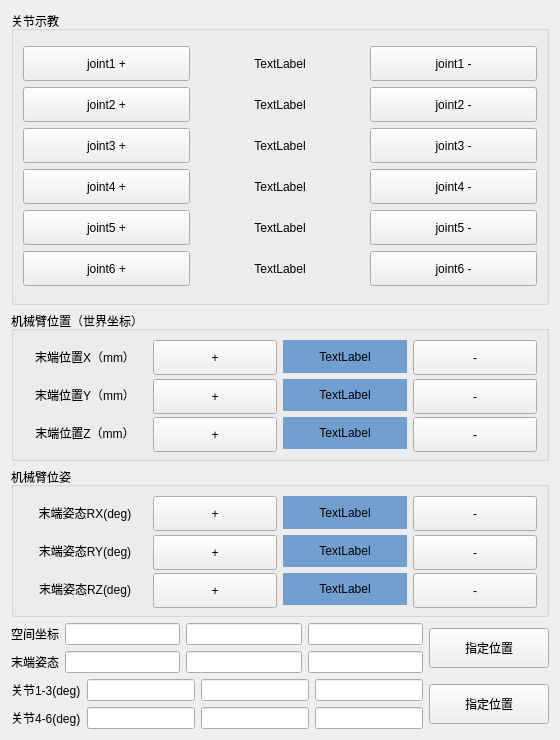
      <widget class="QWidget" name="JointCon">
       <property name="minimumSize">
        <size>
         <width>0</width>
         <height>740</height>
        </size>
       </property>
       <layout class="QVBoxLayout" name="verticalLayout_2">
        <item>
         <widget class="QGroupBox" name="groupBox_3">
          <property name="maximumSize">
           <size>
            <width>16777215</width>
            <height>300</height>
           </size>
          </property>
          <property name="title">
           <string>关节示教</string>
          </property>
          <layout class="QGridLayout" name="gridLayout_19">
           <item row="0" column="0">
            <layout class="QGridLayout" name="gridLayout_16">
             <item row="1" column="2">
              <widget class="QPushButton" name="joint2TeachDes">
               <property name="minimumSize">
                <size>
                 <width>0</width>
                 <height>35</height>
                </size>
               </property>
               <property name="text">
                <string>joint2 -</string>
               </property>
               <property name="autoRepeatDelay">
                <number>30</number>
               </property>
               <property name="autoRepeatInterval">
                <number>50</number>
               </property>
              </widget>
             </item>
             <item row="5" column="1">
              <widget class="QLabel" name="joint6INFO">
               <property name="text">
                <string>TextLabel</string>
               </property>
               <property name="alignment">
                <set>Qt::AlignCenter</set>
               </property>
              </widget>
             </item>
             <item row="2" column="0">
              <widget class="QPushButton" name="joint3TeachInc">
               <property name="minimumSize">
                <size>
                 <width>0</width>
                 <height>35</height>
                </size>
               </property>
               <property name="text">
                <string>joint3 +</string>
               </property>
               <property name="autoRepeatDelay">
                <number>30</number>
               </property>
               <property name="autoRepeatInterval">
                <number>50</number>
               </property>
              </widget>
             </item>
             <item row="2" column="1">
              <widget class="QLabel" name="joint3INFO">
               <property name="text">
                <string>TextLabel</string>
               </property>
               <property name="alignment">
                <set>Qt::AlignCenter</set>
               </property>
              </widget>
             </item>
             <item row="4" column="0">
              <widget class="QPushButton" name="joint5TeachInc">
               <property name="minimumSize">
                <size>
                 <width>0</width>
                 <height>35</height>
                </size>
               </property>
               <property name="text">
                <string>joint5 +</string>
               </property>
               <property name="autoRepeatDelay">
                <number>30</number>
               </property>
               <property name="autoRepeatInterval">
                <number>50</number>
               </property>
              </widget>
             </item>
             <item row="0" column="2">
              <widget class="QPushButton" name="joint1TeachDes">
               <property name="minimumSize">
                <size>
                 <width>0</width>
                 <height>35</height>
                </size>
               </property>
               <property name="text">
                <string>joint1 -</string>
               </property>
               <property name="autoRepeatDelay">
                <number>30</number>
               </property>
               <property name="autoRepeatInterval">
                <number>50</number>
               </property>
              </widget>
             </item>
             <item row="2" column="2">
              <widget class="QPushButton" name="joint3TeachDes">
               <property name="minimumSize">
                <size>
                 <width>0</width>
                 <height>35</height>
                </size>
               </property>
               <property name="text">
                <string>joint3 -</string>
               </property>
               <property name="autoRepeatDelay">
                <number>30</number>
               </property>
               <property name="autoRepeatInterval">
                <number>50</number>
               </property>
              </widget>
             </item>
             <item row="3" column="1">
              <widget class="QLabel" name="joint4INFO">
               <property name="text">
                <string>TextLabel</string>
               </property>
               <property name="alignment">
                <set>Qt::AlignCenter</set>
               </property>
              </widget>
             </item>
             <item row="3" column="2">
              <widget class="QPushButton" name="joint4TeachDes">
               <property name="minimumSize">
                <size>
                 <width>0</width>
                 <height>35</height>
                </size>
               </property>
               <property name="text">
                <string>joint4 -</string>
               </property>
               <property name="autoRepeatDelay">
                <number>30</number>
               </property>
               <property name="autoRepeatInterval">
                <number>50</number>
               </property>
              </widget>
             </item>
             <item row="1" column="1">
              <widget class="QLabel" name="joint2INFO">
               <property name="text">
                <string>TextLabel</string>
               </property>
               <property name="alignment">
                <set>Qt::AlignCenter</set>
               </property>
              </widget>
             </item>
             <item row="4" column="2">
              <widget class="QPushButton" name="joint5TeachDes">
               <property name="minimumSize">
                <size>
                 <width>0</width>
                 <height>35</height>
                </size>
               </property>
               <property name="text">
                <string>joint5 -</string>
               </property>
               <property name="autoRepeatDelay">
                <number>30</number>
               </property>
               <property name="autoRepeatInterval">
                <number>50</number>
               </property>
              </widget>
             </item>
             <item row="0" column="0">
              <widget class="QPushButton" name="joint1TeachInc">
               <property name="minimumSize">
                <size>
                 <width>0</width>
                 <height>35</height>
                </size>
               </property>
               <property name="text">
                <string>joint1 +</string>
               </property>
               <property name="autoRepeatDelay">
                <number>30</number>
               </property>
               <property name="autoRepeatInterval">
                <number>50</number>
               </property>
              </widget>
             </item>
             <item row="1" column="0">
              <widget class="QPushButton" name="joint2TeachInc">
               <property name="minimumSize">
                <size>
                 <width>0</width>
                 <height>35</height>
                </size>
               </property>
               <property name="text">
                <string>joint2 +</string>
               </property>
               <property name="autoRepeatDelay">
                <number>30</number>
               </property>
               <property name="autoRepeatInterval">
                <number>50</number>
               </property>
              </widget>
             </item>
             <item row="5" column="0">
              <widget class="QPushButton" name="joint6TeachInc">
               <property name="minimumSize">
                <size>
                 <width>0</width>
                 <height>35</height>
                </size>
               </property>
               <property name="text">
                <string>joint6 +</string>
               </property>
               <property name="autoRepeatDelay">
                <number>30</number>
               </property>
               <property name="autoRepeatInterval">
                <number>50</number>
               </property>
              </widget>
             </item>
             <item row="4" column="1">
              <widget class="QLabel" name="joint5INFO">
               <property name="text">
                <string>TextLabel</string>
               </property>
               <property name="alignment">
                <set>Qt::AlignCenter</set>
               </property>
              </widget>
             </item>
             <item row="3" column="0">
              <widget class="QPushButton" name="joint4TeachInc">
               <property name="minimumSize">
                <size>
                 <width>0</width>
                 <height>35</height>
                </size>
               </property>
               <property name="text">
                <string>joint4 +</string>
               </property>
               <property name="autoRepeatDelay">
                <number>30</number>
               </property>
               <property name="autoRepeatInterval">
                <number>50</number>
               </property>
              </widget>
             </item>
             <item row="5" column="2">
              <widget class="QPushButton" name="joint6TeachDes">
               <property name="minimumSize">
                <size>
                 <width>0</width>
                 <height>35</height>
                </size>
               </property>
               <property name="text">
                <string>joint6 -</string>
               </property>
               <property name="autoRepeatDelay">
                <number>30</number>
               </property>
               <property name="autoRepeatInterval">
                <number>50</number>
               </property>
              </widget>
             </item>
             <item row="0" column="1">
              <widget class="QLabel" name="joint1INFO">
               <property name="text">
                <string>TextLabel</string>
               </property>
               <property name="alignment">
                <set>Qt::AlignCenter</set>
               </property>
              </widget>
             </item>
            </layout>
           </item>
          </layout>
         </widget>
        </item>
        <item>
         <widget class="QGroupBox" name="PositionBox">
          <property name="maximumSize">
           <size>
            <width>16777215</width>
            <height>150</height>
           </size>
          </property>
          <property name="title">
           <string>机械臂位置（世界坐标）</string>
          </property>
          <layout class="QGridLayout" name="gridLayout_7">
           <item row="0" column="0">
            <widget class="QLabel" name="label_208">
             <property name="text">
              <string>末端位置X（mm）</string>
             </property>
             <property name="alignment">
              <set>Qt::AlignCenter</set>
             </property>
            </widget>
           </item>
           <item row="0" column="1">
            <widget class="QPushButton" name="pos_x_inc">
             <property name="sizePolicy">
              <sizepolicy hsizetype="Preferred" vsizetype="Preferred">
               <horstretch>0</horstretch>
               <verstretch>0</verstretch>
              </sizepolicy>
             </property>
             <property name="minimumSize">
              <size>
               <width>0</width>
               <height>35</height>
              </size>
             </property>
             <property name="text">
              <string>+</string>
             </property>
             <property name="autoRepeat">
              <bool>true</bool>
             </property>
             <property name="autoRepeatDelay">
              <number>30</number>
             </property>
             <property name="autoRepeatInterval">
              <number>50</number>
             </property>
            </widget>
           </item>
           <item row="0" column="2">
            <widget class="QLabel" name="x_data">
             <property name="minimumSize">
              <size>
               <width>80</width>
               <height>0</height>
              </size>
             </property>
             <property name="styleSheet">
              <string notr="true">background-color: rgb(114, 159, 207);</string>
             </property>
             <property name="text">
              <string>TextLabel</string>
             </property>
             <property name="alignment">
              <set>Qt::AlignCenter</set>
             </property>
            </widget>
           </item>
           <item row="0" column="3">
            <widget class="QPushButton" name="pos_x_des">
             <property name="sizePolicy">
              <sizepolicy hsizetype="Preferred" vsizetype="Preferred">
               <horstretch>0</horstretch>
               <verstretch>0</verstretch>
              </sizepolicy>
             </property>
             <property name="minimumSize">
              <size>
               <width>0</width>
               <height>35</height>
              </size>
             </property>
             <property name="text">
              <string>-</string>
             </property>
             <property name="autoRepeat">
              <bool>true</bool>
             </property>
             <property name="autoRepeatDelay">
              <number>30</number>
             </property>
             <property name="autoRepeatInterval">
              <number>50</number>
             </property>
            </widget>
           </item>
           <item row="1" column="0">
            <widget class="QLabel" name="label_209">
             <property name="text">
              <string>末端位置Y（mm）</string>
             </property>
             <property name="alignment">
              <set>Qt::AlignCenter</set>
             </property>
            </widget>
           </item>
           <item row="1" column="1">
            <widget class="QPushButton" name="pos_y_inc">
             <property name="sizePolicy">
              <sizepolicy hsizetype="Preferred" vsizetype="Preferred">
               <horstretch>0</horstretch>
               <verstretch>0</verstretch>
              </sizepolicy>
             </property>
             <property name="minimumSize">
              <size>
               <width>0</width>
               <height>35</height>
              </size>
             </property>
             <property name="text">
              <string>+</string>
             </property>
             <property name="autoRepeat">
              <bool>true</bool>
             </property>
             <property name="autoRepeatDelay">
              <number>30</number>
             </property>
             <property name="autoRepeatInterval">
              <number>50</number>
             </property>
            </widget>
           </item>
           <item row="1" column="2">
            <widget class="QLabel" name="y_data">
             <property name="styleSheet">
              <string notr="true">background-color: rgb(114, 159, 207);</string>
             </property>
             <property name="text">
              <string>TextLabel</string>
             </property>
             <property name="alignment">
              <set>Qt::AlignCenter</set>
             </property>
            </widget>
           </item>
           <item row="1" column="3">
            <widget class="QPushButton" name="pos_y_des">
             <property name="sizePolicy">
              <sizepolicy hsizetype="Preferred" vsizetype="Preferred">
               <horstretch>0</horstretch>
               <verstretch>0</verstretch>
              </sizepolicy>
             </property>
             <property name="minimumSize">
              <size>
               <width>0</width>
               <height>35</height>
              </size>
             </property>
             <property name="text">
              <string>-</string>
             </property>
             <property name="autoRepeat">
              <bool>true</bool>
             </property>
             <property name="autoRepeatDelay">
              <number>30</number>
             </property>
             <property name="autoRepeatInterval">
              <number>50</number>
             </property>
            </widget>
           </item>
           <item row="2" column="0">
            <widget class="QLabel" name="label_210">
             <property name="text">
              <string>末端位置Z（mm）</string>
             </property>
             <property name="alignment">
              <set>Qt::AlignCenter</set>
             </property>
            </widget>
           </item>
           <item row="2" column="1">
            <widget class="QPushButton" name="pos_z_inc">
             <property name="sizePolicy">
              <sizepolicy hsizetype="Preferred" vsizetype="Preferred">
               <horstretch>0</horstretch>
               <verstretch>0</verstretch>
              </sizepolicy>
             </property>
             <property name="minimumSize">
              <size>
               <width>0</width>
               <height>35</height>
              </size>
             </property>
             <property name="text">
              <string>+</string>
             </property>
             <property name="autoRepeat">
              <bool>true</bool>
             </property>
             <property name="autoRepeatDelay">
              <number>30</number>
             </property>
             <property name="autoRepeatInterval">
              <number>50</number>
             </property>
            </widget>
           </item>
           <item row="2" column="2">
            <widget class="QLabel" name="z_data">
             <property name="styleSheet">
              <string notr="true">background-color: rgb(114, 159, 207);</string>
             </property>
             <property name="text">
              <string>TextLabel</string>
             </property>
             <property name="alignment">
              <set>Qt::AlignCenter</set>
             </property>
            </widget>
           </item>
           <item row="2" column="3">
            <widget class="QPushButton" name="pos_z_des">
             <property name="sizePolicy">
              <sizepolicy hsizetype="Preferred" vsizetype="Preferred">
               <horstretch>0</horstretch>
               <verstretch>0</verstretch>
              </sizepolicy>
             </property>
             <property name="minimumSize">
              <size>
               <width>0</width>
               <height>35</height>
              </size>
             </property>
             <property name="text">
              <string>-</string>
             </property>
             <property name="autoRepeat">
              <bool>true</bool>
             </property>
             <property name="autoRepeatDelay">
              <number>30</number>
             </property>
             <property name="autoRepeatInterval">
              <number>50</number>
             </property>
            </widget>
           </item>
          </layout>
         </widget>
        </item>
        <item>
         <widget class="QGroupBox" name="PostureBox">
          <property name="maximumSize">
           <size>
            <width>16777215</width>
            <height>150</height>
           </size>
          </property>
          <property name="title">
           <string>机械臂位姿</string>
          </property>
          <layout class="QGridLayout" name="gridLayout_8">
           <item row="0" column="0">
            <widget class="QLabel" name="label_211">
             <property name="text">
              <string>末端姿态RX(deg)</string>
             </property>
             <property name="alignment">
              <set>Qt::AlignCenter</set>
             </property>
            </widget>
           </item>
           <item row="0" column="1">
            <widget class="QPushButton" name="rollx_inc">
             <property name="sizePolicy">
              <sizepolicy hsizetype="Minimum" vsizetype="Preferred">
               <horstretch>0</horstretch>
               <verstretch>0</verstretch>
              </sizepolicy>
             </property>
             <property name="minimumSize">
              <size>
               <width>0</width>
               <height>35</height>
              </size>
             </property>
             <property name="text">
              <string>+</string>
             </property>
             <property name="autoRepeat">
              <bool>true</bool>
             </property>
             <property name="autoRepeatDelay">
              <number>30</number>
             </property>
             <property name="autoRepeatInterval">
              <number>50</number>
             </property>
            </widget>
           </item>
           <item row="0" column="2">
            <widget class="QLabel" name="roll_data">
             <property name="minimumSize">
              <size>
               <width>80</width>
               <height>0</height>
              </size>
             </property>
             <property name="styleSheet">
              <string notr="true">background-color: rgb(114, 159, 207);</string>
             </property>
             <property name="text">
              <string>TextLabel</string>
             </property>
             <property name="alignment">
              <set>Qt::AlignCenter</set>
             </property>
            </widget>
           </item>
           <item row="0" column="3">
            <widget class="QPushButton" name="rollx_des">
             <property name="sizePolicy">
              <sizepolicy hsizetype="Minimum" vsizetype="Preferred">
               <horstretch>0</horstretch>
               <verstretch>0</verstretch>
              </sizepolicy>
             </property>
             <property name="minimumSize">
              <size>
               <width>0</width>
               <height>35</height>
              </size>
             </property>
             <property name="text">
              <string>-</string>
             </property>
             <property name="autoRepeat">
              <bool>true</bool>
             </property>
             <property name="autoRepeatDelay">
              <number>30</number>
             </property>
             <property name="autoRepeatInterval">
              <number>50</number>
             </property>
            </widget>
           </item>
           <item row="1" column="0">
            <widget class="QLabel" name="label_212">
             <property name="text">
              <string>末端姿态RY(deg)</string>
             </property>
             <property name="alignment">
              <set>Qt::AlignCenter</set>
             </property>
            </widget>
           </item>
           <item row="1" column="1">
            <widget class="QPushButton" name="pitchy_inc">
             <property name="sizePolicy">
              <sizepolicy hsizetype="Minimum" vsizetype="Preferred">
               <horstretch>0</horstretch>
               <verstretch>0</verstretch>
              </sizepolicy>
             </property>
             <property name="minimumSize">
              <size>
               <width>0</width>
               <height>35</height>
              </size>
             </property>
             <property name="text">
              <string>+</string>
             </property>
             <property name="autoRepeat">
              <bool>true</bool>
             </property>
             <property name="autoRepeatDelay">
              <number>30</number>
             </property>
             <property name="autoRepeatInterval">
              <number>50</number>
             </property>
            </widget>
           </item>
           <item row="1" column="2">
            <widget class="QLabel" name="pitch_data">
             <property name="styleSheet">
              <string notr="true">background-color: rgb(114, 159, 207);</string>
             </property>
             <property name="text">
              <string>TextLabel</string>
             </property>
             <property name="alignment">
              <set>Qt::AlignCenter</set>
             </property>
            </widget>
           </item>
           <item row="1" column="3">
            <widget class="QPushButton" name="pitchy_des">
             <property name="sizePolicy">
              <sizepolicy hsizetype="Minimum" vsizetype="Preferred">
               <horstretch>0</horstretch>
               <verstretch>0</verstretch>
              </sizepolicy>
             </property>
             <property name="minimumSize">
              <size>
               <width>0</width>
               <height>35</height>
              </size>
             </property>
             <property name="text">
              <string>-</string>
             </property>
             <property name="autoRepeat">
              <bool>true</bool>
             </property>
             <property name="autoRepeatDelay">
              <number>30</number>
             </property>
             <property name="autoRepeatInterval">
              <number>50</number>
             </property>
            </widget>
           </item>
           <item row="2" column="0">
            <widget class="QLabel" name="label_213">
             <property name="text">
              <string>末端姿态RZ(deg)</string>
             </property>
             <property name="alignment">
              <set>Qt::AlignCenter</set>
             </property>
            </widget>
           </item>
           <item row="2" column="1">
            <widget class="QPushButton" name="yawz_inc">
             <property name="sizePolicy">
              <sizepolicy hsizetype="Minimum" vsizetype="Preferred">
               <horstretch>0</horstretch>
               <verstretch>0</verstretch>
              </sizepolicy>
             </property>
             <property name="minimumSize">
              <size>
               <width>0</width>
               <height>35</height>
              </size>
             </property>
             <property name="text">
              <string>+</string>
             </property>
             <property name="autoRepeat">
              <bool>true</bool>
             </property>
             <property name="autoRepeatDelay">
              <number>30</number>
             </property>
             <property name="autoRepeatInterval">
              <number>50</number>
             </property>
            </widget>
           </item>
           <item row="2" column="2">
            <widget class="QLabel" name="yaw_data">
             <property name="styleSheet">
              <string notr="true">background-color: rgb(114, 159, 207);</string>
             </property>
             <property name="text">
              <string>TextLabel</string>
             </property>
             <property name="alignment">
              <set>Qt::AlignCenter</set>
             </property>
            </widget>
           </item>
           <item row="2" column="3">
            <widget class="QPushButton" name="yawz_des">
             <property name="sizePolicy">
              <sizepolicy hsizetype="Minimum" vsizetype="Preferred">
               <horstretch>0</horstretch>
               <verstretch>0</verstretch>
              </sizepolicy>
             </property>
             <property name="minimumSize">
              <size>
               <width>0</width>
               <height>35</height>
              </size>
             </property>
             <property name="text">
              <string>-</string>
             </property>
             <property name="autoRepeat">
              <bool>true</bool>
             </property>
             <property name="autoRepeatDelay">
              <number>30</number>
             </property>
             <property name="autoRepeatInterval">
              <number>50</number>
             </property>
            </widget>
           </item>
          </layout>
         </widget>
        </item>
        <item>
         <layout class="QGridLayout" name="gridLayout_25">
          <item row="0" column="3">
           <widget class="QLineEdit" name="ZEdit"/>
          </item>
          <item row="0" column="4" rowspan="2">
           <widget class="QPushButton" name="PosDes">
            <property name="minimumSize">
             <size>
              <width>120</width>
              <height>40</height>
             </size>
            </property>
            <property name="text">
             <string>指定位置</string>
            </property>
           </widget>
          </item>
          <item row="0" column="1">
           <widget class="QLineEdit" name="XEdit"/>
          </item>
          <item row="1" column="0">
           <widget class="QLabel" name="label_7">
            <property name="text">
             <string>末端姿态</string>
            </property>
           </widget>
          </item>
          <item row="1" column="1">
           <widget class="QLineEdit" name="RXEdit">
            <property name="text">
             <string/>
            </property>
           </widget>
          </item>
          <item row="0" column="2">
           <widget class="QLineEdit" name="YEdit"/>
          </item>
          <item row="1" column="3">
           <widget class="QLineEdit" name="RZEdit">
            <property name="text">
             <string/>
            </property>
           </widget>
          </item>
          <item row="1" column="2">
           <widget class="QLineEdit" name="RYEdit">
            <property name="text">
             <string/>
            </property>
           </widget>
          </item>
          <item row="0" column="0">
           <widget class="QLabel" name="label_6">
            <property name="text">
             <string>空间坐标</string>
            </property>
           </widget>
          </item>
         </layout>
        </item>
        <item>
         <layout class="QGridLayout" name="gridLayout_48">
          <item row="1" column="2">
           <widget class="QLineEdit" name="Joint5Edit">
            <property name="text">
             <string/>
            </property>
           </widget>
          </item>
          <item row="0" column="2">
           <widget class="QLineEdit" name="Joint2Edit"/>
          </item>
          <item row="1" column="0">
           <widget class="QLabel" name="label_138">
            <property name="text">
             <string>关节4-6(deg)</string>
            </property>
           </widget>
          </item>
          <item row="0" column="3">
           <widget class="QLineEdit" name="Joint3Edit"/>
          </item>
          <item row="0" column="4" rowspan="2">
           <widget class="QPushButton" name="JointDes">
            <property name="minimumSize">
             <size>
              <width>120</width>
              <height>40</height>
             </size>
            </property>
            <property name="text">
             <string>指定位置</string>
            </property>
           </widget>
          </item>
          <item row="1" column="1">
           <widget class="QLineEdit" name="Joint4Edit">
            <property name="text">
             <string/>
            </property>
           </widget>
          </item>
          <item row="0" column="1">
           <widget class="QLineEdit" name="Joint1Edit"/>
          </item>
          <item row="1" column="3">
           <widget class="QLineEdit" name="Joint6Edit">
            <property name="text">
             <string/>
            </property>
           </widget>
          </item>
          <item row="0" column="0">
           <widget class="QLabel" name="label_137">
            <property name="text">
             <string>关节1-3(deg)</string>
            </property>
           </widget>
          </item>
         </layout>
        </item>
       </layout>
      </widget>
